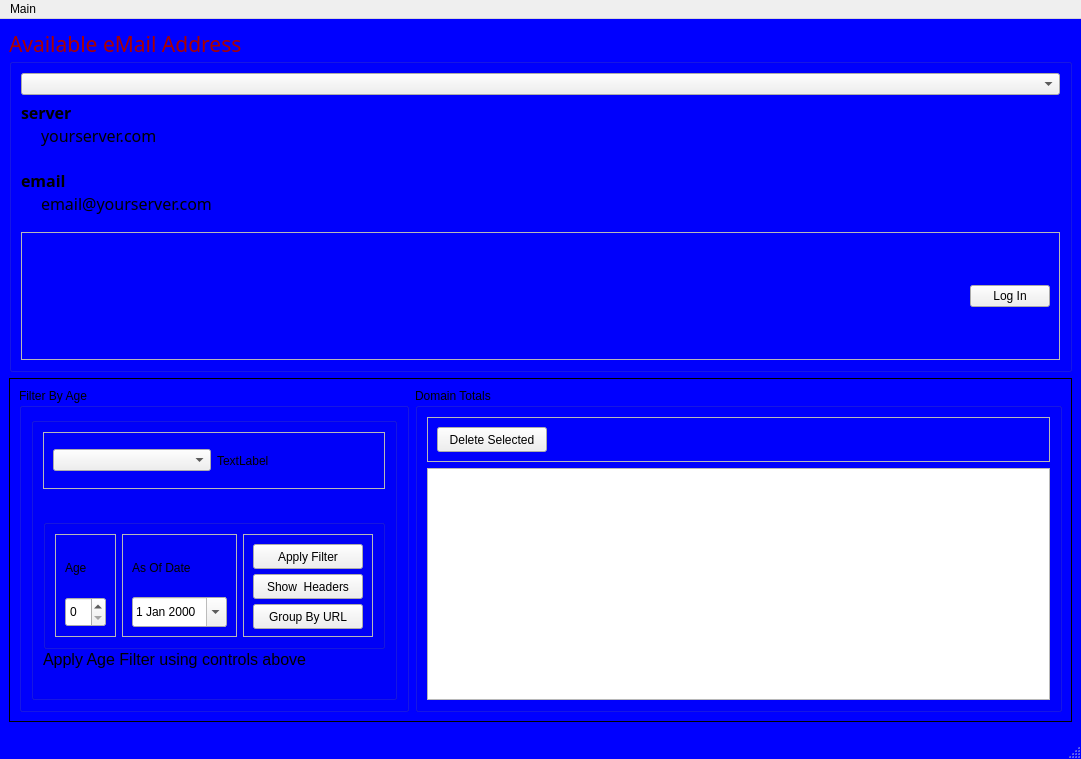
<?xml version="1.0" encoding="UTF-8"?>
<ui version="4.0">
 <class>MainWindow</class>
 <widget class="QMainWindow" name="MainWindow">
  <property name="windowModality">
   <enum>Qt::ApplicationModal</enum>
  </property>
  <property name="geometry">
   <rect>
    <x>0</x>
    <y>0</y>
    <width>1081</width>
    <height>759</height>
   </rect>
  </property>
  <property name="windowTitle">
   <string>IMAP - Library - PYTHON</string>
  </property>
  <property name="styleSheet">
   <string notr="true">QMainWindow {
    background-color: blue;
    padding:20px;
}

QStatusBar { 
font-size: 14pt;
color :#FEFEFE;
font-weight:bold}

#label_3  { 
font-size: 14pt;
color :#FEFEFE;
font-weight:bold}</string>
  </property>
  <widget class="QWidget" name="centralwidget">
   <property name="minimumSize">
    <size>
     <width>776</width>
     <height>0</height>
    </size>
   </property>
   <property name="styleSheet">
    <string notr="true">#centralwidget{  
    background:  blue ;
    padding:15px;            
}</string>
   </property>
   <layout class="QVBoxLayout" name="verticalLayout">
    <item>
     <widget class="QGroupBox" name="emailGroup">
      <property name="palette">
       <palette>
        <active>
         <colorrole role="WindowText">
          <brush brushstyle="SolidPattern">
           <color alpha="255">
            <red>170</red>
            <green>0</green>
            <blue>0</blue>
           </color>
          </brush>
         </colorrole>
         <colorrole role="Button">
          <brush brushstyle="LinearGradientPattern">
           <gradient startx="0.000000000000000" starty="0.000000000000000" endx="0.000000000000000" endy="1.000000000000000" type="LinearGradient" spread="PadSpread" coordinatemode="ObjectBoundingMode">
            <gradientstop position="0.000000000000000">
             <color alpha="255">
              <red>0</red>
              <green>191</green>
              <blue>255</blue>
             </color>
            </gradientstop>
            <gradientstop position="0.750000000000000">
             <color alpha="255">
              <red>254</red>
              <green>254</green>
              <blue>254</blue>
             </color>
            </gradientstop>
           </gradient>
          </brush>
         </colorrole>
         <colorrole role="Text">
          <brush brushstyle="SolidPattern">
           <color alpha="255">
            <red>170</red>
            <green>0</green>
            <blue>0</blue>
           </color>
          </brush>
         </colorrole>
         <colorrole role="ButtonText">
          <brush brushstyle="SolidPattern">
           <color alpha="255">
            <red>170</red>
            <green>0</green>
            <blue>0</blue>
           </color>
          </brush>
         </colorrole>
         <colorrole role="Base">
          <brush brushstyle="LinearGradientPattern">
           <gradient startx="0.000000000000000" starty="0.000000000000000" endx="0.000000000000000" endy="1.000000000000000" type="LinearGradient" spread="PadSpread" coordinatemode="ObjectBoundingMode">
            <gradientstop position="0.000000000000000">
             <color alpha="255">
              <red>0</red>
              <green>191</green>
              <blue>255</blue>
             </color>
            </gradientstop>
            <gradientstop position="0.750000000000000">
             <color alpha="255">
              <red>254</red>
              <green>254</green>
              <blue>254</blue>
             </color>
            </gradientstop>
           </gradient>
          </brush>
         </colorrole>
         <colorrole role="Window">
          <brush brushstyle="LinearGradientPattern">
           <gradient startx="0.000000000000000" starty="0.000000000000000" endx="0.000000000000000" endy="1.000000000000000" type="LinearGradient" spread="PadSpread" coordinatemode="ObjectBoundingMode">
            <gradientstop position="0.000000000000000">
             <color alpha="255">
              <red>0</red>
              <green>191</green>
              <blue>255</blue>
             </color>
            </gradientstop>
            <gradientstop position="0.750000000000000">
             <color alpha="255">
              <red>254</red>
              <green>254</green>
              <blue>254</blue>
             </color>
            </gradientstop>
           </gradient>
          </brush>
         </colorrole>
        </active>
        <inactive>
         <colorrole role="WindowText">
          <brush brushstyle="SolidPattern">
           <color alpha="255">
            <red>170</red>
            <green>0</green>
            <blue>0</blue>
           </color>
          </brush>
         </colorrole>
         <colorrole role="Button">
          <brush brushstyle="LinearGradientPattern">
           <gradient startx="0.000000000000000" starty="0.000000000000000" endx="0.000000000000000" endy="1.000000000000000" type="LinearGradient" spread="PadSpread" coordinatemode="ObjectBoundingMode">
            <gradientstop position="0.000000000000000">
             <color alpha="255">
              <red>0</red>
              <green>191</green>
              <blue>255</blue>
             </color>
            </gradientstop>
            <gradientstop position="0.750000000000000">
             <color alpha="255">
              <red>254</red>
              <green>254</green>
              <blue>254</blue>
             </color>
            </gradientstop>
           </gradient>
          </brush>
         </colorrole>
         <colorrole role="Text">
          <brush brushstyle="SolidPattern">
           <color alpha="255">
            <red>170</red>
            <green>0</green>
            <blue>0</blue>
           </color>
          </brush>
         </colorrole>
         <colorrole role="ButtonText">
          <brush brushstyle="SolidPattern">
           <color alpha="255">
            <red>170</red>
            <green>0</green>
            <blue>0</blue>
           </color>
          </brush>
         </colorrole>
         <colorrole role="Base">
          <brush brushstyle="LinearGradientPattern">
           <gradient startx="0.000000000000000" starty="0.000000000000000" endx="0.000000000000000" endy="1.000000000000000" type="LinearGradient" spread="PadSpread" coordinatemode="ObjectBoundingMode">
            <gradientstop position="0.000000000000000">
             <color alpha="255">
              <red>0</red>
              <green>191</green>
              <blue>255</blue>
             </color>
            </gradientstop>
            <gradientstop position="0.750000000000000">
             <color alpha="255">
              <red>254</red>
              <green>254</green>
              <blue>254</blue>
             </color>
            </gradientstop>
           </gradient>
          </brush>
         </colorrole>
         <colorrole role="Window">
          <brush brushstyle="LinearGradientPattern">
           <gradient startx="0.000000000000000" starty="0.000000000000000" endx="0.000000000000000" endy="1.000000000000000" type="LinearGradient" spread="PadSpread" coordinatemode="ObjectBoundingMode">
            <gradientstop position="0.000000000000000">
             <color alpha="255">
              <red>0</red>
              <green>191</green>
              <blue>255</blue>
             </color>
            </gradientstop>
            <gradientstop position="0.750000000000000">
             <color alpha="255">
              <red>254</red>
              <green>254</green>
              <blue>254</blue>
             </color>
            </gradientstop>
           </gradient>
          </brush>
         </colorrole>
        </inactive>
        <disabled>
         <colorrole role="Button">
          <brush brushstyle="LinearGradientPattern">
           <gradient startx="0.000000000000000" starty="0.000000000000000" endx="0.000000000000000" endy="1.000000000000000" type="LinearGradient" spread="PadSpread" coordinatemode="ObjectBoundingMode">
            <gradientstop position="0.000000000000000">
             <color alpha="255">
              <red>0</red>
              <green>191</green>
              <blue>255</blue>
             </color>
            </gradientstop>
            <gradientstop position="0.750000000000000">
             <color alpha="255">
              <red>254</red>
              <green>254</green>
              <blue>254</blue>
             </color>
            </gradientstop>
           </gradient>
          </brush>
         </colorrole>
         <colorrole role="Base">
          <brush brushstyle="LinearGradientPattern">
           <gradient startx="0.000000000000000" starty="0.000000000000000" endx="0.000000000000000" endy="1.000000000000000" type="LinearGradient" spread="PadSpread" coordinatemode="ObjectBoundingMode">
            <gradientstop position="0.000000000000000">
             <color alpha="255">
              <red>0</red>
              <green>191</green>
              <blue>255</blue>
             </color>
            </gradientstop>
            <gradientstop position="0.750000000000000">
             <color alpha="255">
              <red>254</red>
              <green>254</green>
              <blue>254</blue>
             </color>
            </gradientstop>
           </gradient>
          </brush>
         </colorrole>
         <colorrole role="Window">
          <brush brushstyle="LinearGradientPattern">
           <gradient startx="0.000000000000000" starty="0.000000000000000" endx="0.000000000000000" endy="1.000000000000000" type="LinearGradient" spread="PadSpread" coordinatemode="ObjectBoundingMode">
            <gradientstop position="0.000000000000000">
             <color alpha="255">
              <red>0</red>
              <green>191</green>
              <blue>255</blue>
             </color>
            </gradientstop>
            <gradientstop position="0.750000000000000">
             <color alpha="255">
              <red>254</red>
              <green>254</green>
              <blue>254</blue>
             </color>
            </gradientstop>
           </gradient>
          </brush>
         </colorrole>
        </disabled>
       </palette>
      </property>
      <property name="font">
       <font>
        <family>Segoe MDL2 Assets</family>
        <pointsize>16</pointsize>
       </font>
      </property>
      <property name="styleSheet">
       <string notr="true">  #emailGroup{
	background: qlineargradient(x1: 0, y1: 0,
                x2: 0, y2: 1,
                stop: 0 #00BFFF,
                stop: 0.75 #FEFEFE );
}</string>
      </property>
      <property name="title">
       <string>Available eMail Address</string>
      </property>
      <layout class="QVBoxLayout" name="verticalLayout_2">
       <item>
        <widget class="QComboBox" name="emailCB"/>
       </item>
       <item>
        <widget class="QLabel" name="emailDetals">
         <property name="sizePolicy">
          <sizepolicy hsizetype="Preferred" vsizetype="MinimumExpanding">
           <horstretch>0</horstretch>
           <verstretch>0</verstretch>
          </sizepolicy>
         </property>
         <property name="font">
          <font>
           <family>Segoe MDL2 Assets</family>
           <pointsize>12</pointsize>
          </font>
         </property>
         <property name="styleSheet">
          <string notr="true">body {
	background: linear-gradient(0deg,rgba(135, 206, 250, 1) 0%, 		   rgba(254, 254, 254, 1) 100%);
}

dl {
  margin-bottom: 20px;
}

dt {
  font-weight: bold;
  margin-top: 10px;
}

dd {
  margin-left: 20px;
  line-height: 1.5;
}</string>
         </property>
         <property name="text">
          <string>&lt;html&gt;&lt;head&gt;
&lt;style&gt;
 body{
	background: linear-gradient(0deg,rgba(135, 206, 250, 1) 0%, rgba(254, 254, 254, 1) 100%);
}

dl {
  margin-bottom: 20px;
}

dt {
  font-weight: bold;
  margin-top: 10px;
}

dd {
  margin-left: 20px;
  line-height: 1.5;
 font-size:120;
}
&lt;/style&gt;
&lt;/head&gt;
&lt;body&gt;&lt;dl&gt;&lt;dt&gt;server&lt;/dt&gt;&lt;dd&gt;yourserver.com&lt;/dd&gt;
&lt;dt&gt;email&lt;/dt&gt;&lt;dd&gt;email@yourserver.com&lt;/dd&gt;&lt;/dl&gt;&lt;/html&gt;</string>
         </property>
         <property name="textFormat">
          <enum>Qt::RichText</enum>
         </property>
        </widget>
       </item>
       <item>
        <widget class="QFrame" name="frame_3">
         <property name="sizePolicy">
          <sizepolicy hsizetype="Preferred" vsizetype="Preferred">
           <horstretch>0</horstretch>
           <verstretch>2</verstretch>
          </sizepolicy>
         </property>
         <property name="frameShape">
          <enum>QFrame::StyledPanel</enum>
         </property>
         <property name="frameShadow">
          <enum>QFrame::Raised</enum>
         </property>
         <layout class="QHBoxLayout" name="horizontalLayout_3">
          <item>
           <spacer name="horizontalSpacer">
            <property name="orientation">
             <enum>Qt::Horizontal</enum>
            </property>
            <property name="sizeHint" stdset="0">
             <size>
              <width>394</width>
              <height>18</height>
             </size>
            </property>
           </spacer>
          </item>
          <item>
           <widget class="QPushButton" name="LogInBtn">
            <property name="text">
             <string>Log In</string>
            </property>
           </widget>
          </item>
         </layout>
        </widget>
       </item>
      </layout>
     </widget>
    </item>
    <item>
     <widget class="QFrame" name="bottomPanel">
      <property name="styleSheet">
       <string notr="true">#bottomPanel {
	background: qlineargradient(x1: 0, y1: 0,
                x2: 0, y2: 1,
                stop: 0  #FEFEFE ,
                stop: 0.75  #00BFFF);
}</string>
      </property>
      <property name="frameShape">
       <enum>QFrame::Box</enum>
      </property>
      <property name="frameShadow">
       <enum>QFrame::Plain</enum>
      </property>
      <layout class="QHBoxLayout" name="horizontalLayout">
       <item>
        <widget class="QGroupBox" name="Age_Group">
         <property name="minimumSize">
          <size>
           <width>50</width>
           <height>0</height>
          </size>
         </property>
         <property name="title">
          <string>Filter By Age</string>
         </property>
         <layout class="QVBoxLayout" name="verticalLayout_8">
          <item>
           <widget class="QGroupBox" name="AgeFilterResults_Group">
            <property name="title">
             <string/>
            </property>
            <layout class="QVBoxLayout" name="verticalLayout_7">
             <item>
              <widget class="QFrame" name="frm_Avail_Folders">
               <property name="frameShape">
                <enum>QFrame::StyledPanel</enum>
               </property>
               <property name="frameShadow">
                <enum>QFrame::Raised</enum>
               </property>
               <layout class="QHBoxLayout" name="horizontalLayout_4">
                <item>
                 <widget class="QComboBox" name="cb_Folder_Names"/>
                </item>
                <item>
                 <widget class="QLabel" name="lbl_Folder_Details">
                  <property name="text">
                   <string>TextLabel</string>
                  </property>
                 </widget>
                </item>
               </layout>
              </widget>
             </item>
             <item>
              <widget class="QGroupBox" name="AgeFilterContols_Group">
               <property name="sizePolicy">
                <sizepolicy hsizetype="Minimum" vsizetype="MinimumExpanding">
                 <horstretch>0</horstretch>
                 <verstretch>0</verstretch>
                </sizepolicy>
               </property>
               <property name="minimumSize">
                <size>
                 <width>0</width>
                 <height>130</height>
                </size>
               </property>
               <property name="maximumSize">
                <size>
                 <width>16777215</width>
                 <height>81</height>
                </size>
               </property>
               <property name="baseSize">
                <size>
                 <width>0</width>
                 <height>150</height>
                </size>
               </property>
               <property name="title">
                <string/>
               </property>
               <property name="alignment">
                <set>Qt::AlignCenter</set>
               </property>
               <property name="flat">
                <bool>false</bool>
               </property>
               <layout class="QHBoxLayout" name="horizontalLayout_2">
                <item>
                 <widget class="QFrame" name="frame_AgeEdit">
                  <property name="sizePolicy">
                   <sizepolicy hsizetype="Minimum" vsizetype="Preferred">
                    <horstretch>0</horstretch>
                    <verstretch>0</verstretch>
                   </sizepolicy>
                  </property>
                  <property name="frameShape">
                   <enum>QFrame::StyledPanel</enum>
                  </property>
                  <property name="frameShadow">
                   <enum>QFrame::Raised</enum>
                  </property>
                  <layout class="QVBoxLayout" name="verticalLayout_3">
                   <item>
                    <widget class="QLabel" name="label_Age">
                     <property name="text">
                      <string>Age</string>
                     </property>
                     <property name="buddy">
                      <cstring>AgeEdit</cstring>
                     </property>
                    </widget>
                   </item>
                   <item>
                    <widget class="QSpinBox" name="AgeEdit">
                     <property name="sizePolicy">
                      <sizepolicy hsizetype="Fixed" vsizetype="Fixed">
                       <horstretch>0</horstretch>
                       <verstretch>0</verstretch>
                      </sizepolicy>
                     </property>
                     <property name="minimumSize">
                      <size>
                       <width>40</width>
                       <height>30</height>
                      </size>
                     </property>
                    </widget>
                   </item>
                  </layout>
                 </widget>
                </item>
                <item>
                 <widget class="QFrame" name="frame_As_Of_Dt_Edit">
                  <property name="sizePolicy">
                   <sizepolicy hsizetype="Minimum" vsizetype="Preferred">
                    <horstretch>0</horstretch>
                    <verstretch>0</verstretch>
                   </sizepolicy>
                  </property>
                  <property name="frameShape">
                   <enum>QFrame::StyledPanel</enum>
                  </property>
                  <property name="frameShadow">
                   <enum>QFrame::Raised</enum>
                  </property>
                  <layout class="QVBoxLayout" name="verticalLayout_4">
                   <item>
                    <widget class="QLabel" name="label_AsOfDt">
                     <property name="text">
                      <string>As Of Date</string>
                     </property>
                     <property name="buddy">
                      <cstring>AsOfDt_Edit</cstring>
                     </property>
                    </widget>
                   </item>
                   <item>
                    <widget class="QDateEdit" name="AsOfDt_Edit">
                     <property name="sizePolicy">
                      <sizepolicy hsizetype="Preferred" vsizetype="Fixed">
                       <horstretch>0</horstretch>
                       <verstretch>0</verstretch>
                      </sizepolicy>
                     </property>
                     <property name="minimumSize">
                      <size>
                       <width>0</width>
                       <height>30</height>
                      </size>
                     </property>
                     <property name="currentSection">
                      <enum>QDateTimeEdit::DaySection</enum>
                     </property>
                     <property name="calendarPopup">
                      <bool>true</bool>
                     </property>
                    </widget>
                   </item>
                  </layout>
                 </widget>
                </item>
                <item>
                 <widget class="QFrame" name="frame_Filter_Tool_Bar">
                  <property name="sizePolicy">
                   <sizepolicy hsizetype="Minimum" vsizetype="Minimum">
                    <horstretch>0</horstretch>
                    <verstretch>0</verstretch>
                   </sizepolicy>
                  </property>
                  <property name="minimumSize">
                   <size>
                    <width>114</width>
                    <height>100</height>
                   </size>
                  </property>
                  <property name="frameShape">
                   <enum>QFrame::StyledPanel</enum>
                  </property>
                  <property name="frameShadow">
                   <enum>QFrame::Raised</enum>
                  </property>
                  <layout class="QVBoxLayout" name="verticalLayout_5">
                   <item>
                    <widget class="QPushButton" name="btn_Apply_Filter">
                     <property name="sizePolicy">
                      <sizepolicy hsizetype="Fixed" vsizetype="Fixed">
                       <horstretch>0</horstretch>
                       <verstretch>0</verstretch>
                      </sizepolicy>
                     </property>
                     <property name="minimumSize">
                      <size>
                       <width>110</width>
                       <height>25</height>
                      </size>
                     </property>
                     <property name="toolTip">
                      <string>Click to Apply Date Filter</string>
                     </property>
                     <property name="toolTipDuration">
                      <number>-1</number>
                     </property>
                     <property name="text">
                      <string>Apply Filter</string>
                     </property>
                     <property name="icon">
                      <iconset>
                       <normalon>:/buttons/img/funnel-small.png</normalon>
                      </iconset>
                     </property>
                     <property name="iconSize">
                      <size>
                       <width>16</width>
                       <height>16</height>
                      </size>
                     </property>
                    </widget>
                   </item>
                   <item>
                    <widget class="QPushButton" name="btn_View_Filtered">
                     <property name="sizePolicy">
                      <sizepolicy hsizetype="Fixed" vsizetype="Fixed">
                       <horstretch>0</horstretch>
                       <verstretch>0</verstretch>
                      </sizepolicy>
                     </property>
                     <property name="minimumSize">
                      <size>
                       <width>110</width>
                       <height>25</height>
                      </size>
                     </property>
                     <property name="toolTip">
                      <string>Click to View Filter Results</string>
                     </property>
                     <property name="text">
                      <string>Show  Headers</string>
                     </property>
                     <property name="icon">
                      <iconset>
                       <normalon>:/buttons/img/folder-export.png</normalon>
                      </iconset>
                     </property>
                    </widget>
                   </item>
                   <item>
                    <widget class="QPushButton" name="btn_View__GroupBy_URL">
                     <property name="sizePolicy">
                      <sizepolicy hsizetype="Fixed" vsizetype="Fixed">
                       <horstretch>0</horstretch>
                       <verstretch>0</verstretch>
                      </sizepolicy>
                     </property>
                     <property name="minimumSize">
                      <size>
                       <width>110</width>
                       <height>25</height>
                      </size>
                     </property>
                     <property name="toolTip">
                      <string>Click to View Filter Results</string>
                     </property>
                     <property name="text">
                      <string>Group By URL</string>
                     </property>
                     <property name="icon">
                      <iconset>
                       <normalon>:/buttons/img/folder-export.png</normalon>
                      </iconset>
                     </property>
                    </widget>
                   </item>
                  </layout>
                 </widget>
                </item>
               </layout>
               <zorder>frame_Filter_Tool_Bar</zorder>
               <zorder>frame_AgeEdit</zorder>
               <zorder>frame_As_Of_Dt_Edit</zorder>
              </widget>
             </item>
             <item>
              <widget class="QLabel" name="AgeFilter_Result_Label">
               <property name="font">
                <font>
                 <pointsize>12</pointsize>
                </font>
               </property>
               <property name="text">
                <string>Apply Age Filter using controls above</string>
               </property>
              </widget>
             </item>
            </layout>
           </widget>
          </item>
         </layout>
        </widget>
       </item>
       <item>
        <widget class="QGroupBox" name="results_Group">
         <property name="title">
          <string>Domain Totals</string>
         </property>
         <layout class="QVBoxLayout" name="verticalLayout_6">
          <item>
           <widget class="QFrame" name="toolBar_Results">
            <property name="frameShape">
             <enum>QFrame::StyledPanel</enum>
            </property>
            <property name="frameShadow">
             <enum>QFrame::Raised</enum>
            </property>
            <layout class="QHBoxLayout" name="_2">
             <item>
              <widget class="QPushButton" name="btn_Delete_Filtered">
               <property name="sizePolicy">
                <sizepolicy hsizetype="Fixed" vsizetype="Fixed">
                 <horstretch>0</horstretch>
                 <verstretch>0</verstretch>
                </sizepolicy>
               </property>
               <property name="minimumSize">
                <size>
                 <width>110</width>
                 <height>25</height>
                </size>
               </property>
               <property name="toolTip">
                <string>Click to Delete Filtered Items</string>
               </property>
               <property name="toolTipDuration">
                <number>-1</number>
               </property>
               <property name="text">
                <string>Delete Selected</string>
               </property>
               <property name="icon">
                <iconset theme="accessories-character-map">
                 <normalon>:/buttons/img/prohibition.png</normalon>
                </iconset>
               </property>
              </widget>
             </item>
             <item>
              <spacer name="horizontalSpacer_2">
               <property name="orientation">
                <enum>Qt::Horizontal</enum>
               </property>
               <property name="sizeHint" stdset="0">
                <size>
                 <width>40</width>
                 <height>20</height>
                </size>
               </property>
              </spacer>
             </item>
            </layout>
           </widget>
          </item>
          <item>
           <widget class="QTableWidget" name="tbl_SearchResult"/>
          </item>
         </layout>
        </widget>
       </item>
      </layout>
     </widget>
    </item>
   </layout>
  </widget>
  <widget class="QMenuBar" name="menubar">
   <property name="geometry">
    <rect>
     <x>0</x>
     <y>0</y>
     <width>1081</width>
     <height>22</height>
    </rect>
   </property>
   <widget class="QMenu" name="menuMain">
    <property name="title">
     <string>Main</string>
    </property>
    <addaction name="actionClose_App"/>
   </widget>
   <addaction name="menuMain"/>
  </widget>
  <widget class="QStatusBar" name="statusbar"/>
  <action name="actionClose_App">
   <property name="text">
    <string>Close Application</string>
   </property>
  </action>
  <action name="mi_ApplyFilter">
   <property name="text">
    <string>Apply Filter</string>
   </property>
   <property name="toolTip">
    <string>Apply Filter</string>
   </property>
   <property name="menuRole">
    <enum>QAction::NoRole</enum>
   </property>
  </action>
 </widget>
 <resources>
  <include location="resources.qrc"/>
 </resources>
 <connections/>
</ui>
